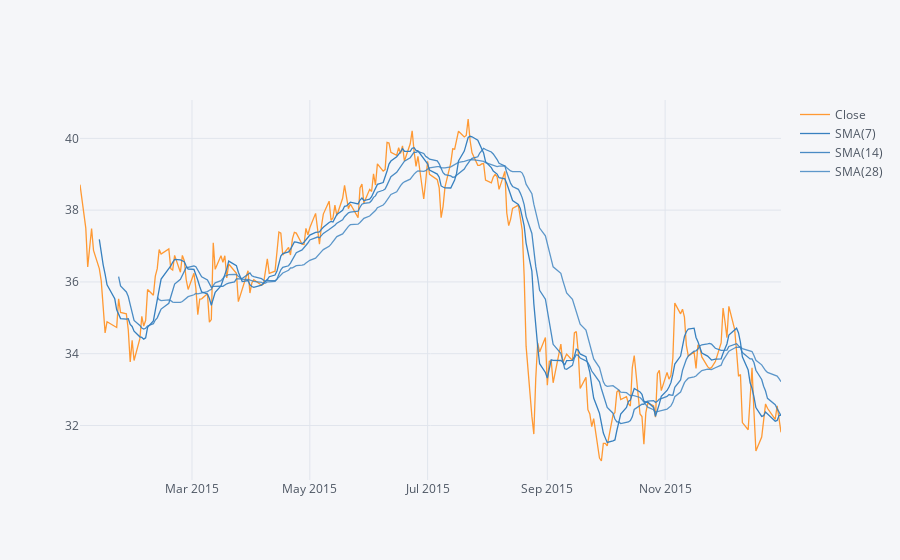

The notebook cell this image was saved under:
### Markdown cell above
### to create a Simple Moving Averages plot of Morgan Stanley for the year 2015.

### Code cell
MS['Close'].loc['2015-01-01':'2016-01-01'].ta_plot(study='sma',periods=[7,14,28],title='Simple Moving Averages')

### Figure 1 — Plotly figure (JSON) as saved in the notebook; plotly's stock layout.template omitted (floating-point values rounded to 4 significant figures; data arrays with more than 128 entries replaced by an {"elided": "..."} marker saying what was removed)
{"data": [{"line": {"color": "rgba(255, 153, 51, 1.0)", "dash": "solid", "shape": "linear", "width": 1.3}, "mode": "lines", "name": "Close", "text": "", "type": "scatter", "x": {"elided": "252 str values"}, "y": {"elided": "252 float values"}}, {"line": {"color": "rgba(55, 128, 191, 1.0)", "dash": "solid", "shape": "linear", "width": 1.3}, "mode": "lines", "name": "SMA(7)", "text": "", "type": "scatter", "x": {"elided": "252 str values"}, "y": {"elided": "252 mixed values"}}, {"line": {"color": "rgba(55, 128, 191, 0.8999999999999999)", "dash": "solid", "shape": "linear", "width": 1.3}, "mode": "lines", "name": "SMA(14)", "text": "", "type": "scatter", "x": {"elided": "252 str values"}, "y": {"elided": "252 mixed values"}}, {"line": {"color": "rgba(55, 128, 191, 0.7999999999999998)", "dash": "solid", "shape": "linear", "width": 1.3}, "mode": "lines", "name": "SMA(28)", "text": "", "type": "scatter", "x": {"elided": "252 str values"}, "y": {"elided": "252 mixed values"}}], "layout": {"legend": {"bgcolor": "#F5F6F9", "font": {"color": "#4D5663"}}, "paper_bgcolor": "#F5F6F9", "plot_bgcolor": "#F5F6F9", "title": {"font": {"color": "#4D5663"}}, "xaxis": {"gridcolor": "#E1E5ED", "showgrid": true, "tickfont": {"color": "#4D5663"}, "title": {"font": {"color": "#4D5663"}, "text": ""}, "zerolinecolor": "#E1E5ED"}, "yaxis": {"gridcolor": "#E1E5ED", "showgrid": true, "tickfont": {"color": "#4D5663"}, "title": {"font": {"color": "#4D5663"}, "text": ""}, "zerolinecolor": "#E1E5ED"}}}
